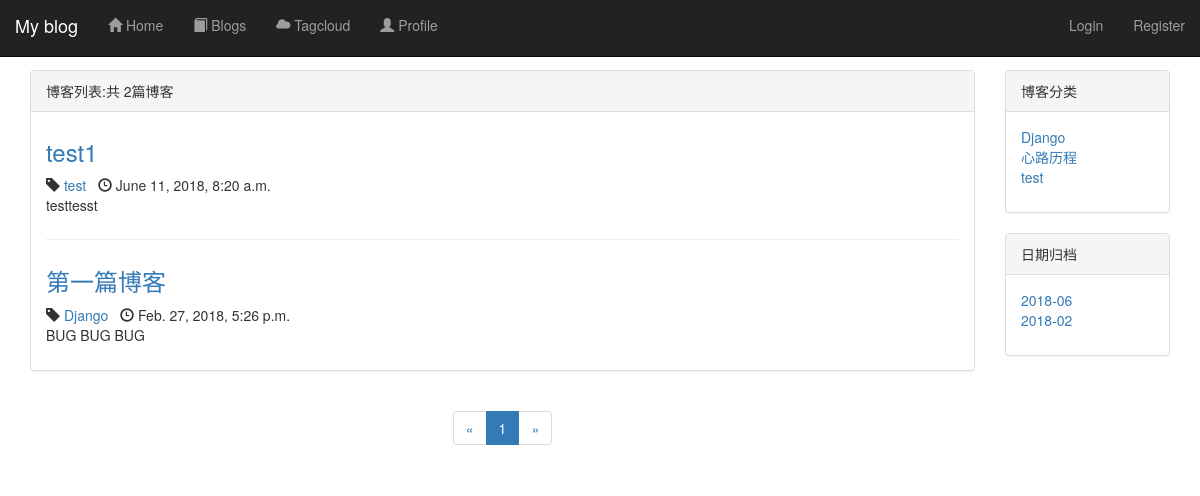
/blog/, run on an earlier commit of the app's database.
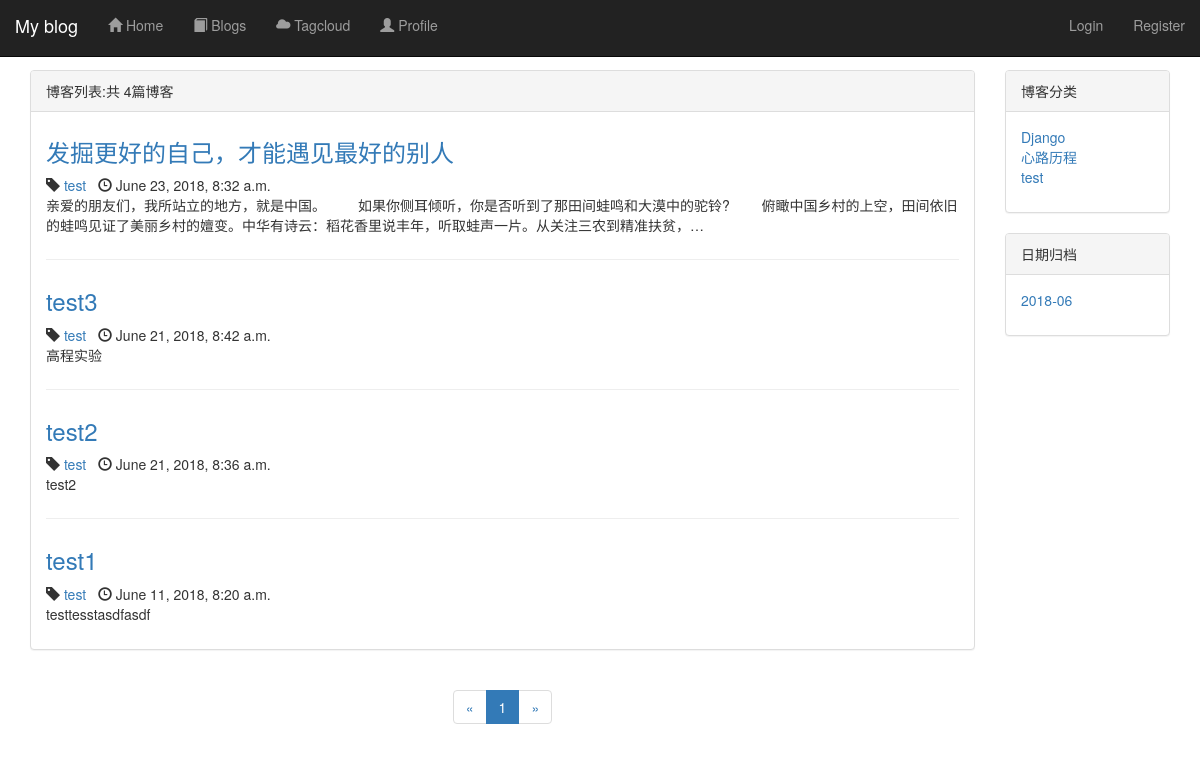
And on a later commit of the database.
### blog/models.py (models this page shows, shortened)
class Blog(models.Model, ReadNumExpandMethod):
    title = models.CharField(max_length=50)
    blog_type = models.ForeignKey(BlogType, on_delete=models.CASCADE)
    content = RichTextUploadingField()
    author = models.ForeignKey(User, on_delete=models.CASCADE)
    read_details = GenericRelation(ReadDetail)
    create_time = models.DateTimeField(auto_now_add=True)
    last_updated_time = models.DateTimeField(auto_now=True)
    class Meta:
        ordering = ['-create_time']

class BlogType(models.Model):
    type_name = models.CharField(max_length=30)
    def __str__(self):
        return self.type_name

### blog/views.py (the view)
# urls.py: path('', views.blog_list, name='blog_list'),
def blog_list(request):
    blogs_all_list = Blog.objects.all()
    paginator = Paginator(blogs_all_list, 10)  # 十个博客进行分页
    page_num = request.GET.get('page', 1)  # get请求获取页码
    page_of_blogs = paginator.get_page(page_num)
    current_page = page_of_blogs.number
    if paginator.num_pages == 1:
        page_range = [1]
    elif current_page == 1 or current_page == 2:
        if paginator.num_pages <= 5:
            page_range = list(range(1, paginator.num_pages))
        else:
            page_range = list([1, 2, 3, 4, 5])
    elif current_page == paginator.num_pages or current_page == paginator.num_pages - 1:
        if paginator.num_pages <= 5:
            page_range = list(range(1, paginator.num_pages))
        else:
            page_range = list([paginator.num_pages - 4, paginator.num_pages - 3, paginator.num_pages - 2,
                               paginator.num_pages - 1, paginator.num_pages])
    else:
        page_range = list(range(max(current_page - 1, 1), current_page)) + \
                     list(range(current_page, min(current_page + 1, paginator.num_pages) + 1))
    if page_range and page_range[0] >= 3:
        page_range.insert(0, '...')
    if page_range and paginator.num_pages - page_range[-1] >= 2:
        page_range.append('...')
    if page_range and page_range[0] != 1:
        page_range.insert(0, 1)
    if page_range and page_range[-1] != paginator.num_pages:
        page_range.append(paginator.num_pages)
    context = {}
    context['blogs'] = page_of_blogs.object_list
    context['page_of_blogs'] = page_of_blogs
    context['blog_types'] = BlogType.objects.all()
    context['page_range'] = page_range
    context['blog_dates'] = Blog.objects.dates(
        'create_time', 'month', order='DESC')
    for_7_days_hot_data = cache.get('for_7_days_hot_data')
    if for_7_days_hot_data is None:
        for_7_days_hot_data = get_seven_days_date()
        cache.set('for_7_days_hot_data', for_7_days_hot_data, 3600)
    context['for_7_days_hot_data'] = for_7_days_hot_data
    return render(request, 'blog_list.html', context)

### blog/views.py (called while the page is built)
def get_seven_days_date():
    today = timezone.now().date()
    date = today - datetime.timedelta(days=7)
    blogs = Blog.objects.filter(read_details__date__lt=today, read_details__date__gt=date). \
        values('id', 'title').annotate(read_num_sum=Sum('read_details__read_num')).order_by('-read_num_sum')
    return blogs

### templates/blog_list.html (shortened to what the changed rows need)
{% extends 'base.html' %}
{% block head_extrends %}
    <link rel="stylesheet" href="/static/blog.css">
{% endblock %}
{% block content %}
    <div class="container">
        <div class="row">
            <div class="col-sm-8 col-md-9 col-lg-10">
                <div class="panel panel-default">
                    <div class="panel-heading">{% block blog_list_title %}博客列表:共{% endblock %}
                        {% block sum_up %}{{ page_of_blogs.paginator.count }}{% endblock %}篇博客
                    </div>
                    <div class="panel-body">
                        {% for blog in blogs %}
                            <div class="blog">
                                <h3><a href="/blog/{{ blog.pk }}">
                                    {{ blog.title }}
                                </a></h3>
                                <p class="blog-info">
                                    <span class="glyphicon glyphicon-tag"></span>
                                    <a href="/blog/type/{{ blog.blog_type_id }}">{{ blog.blog_type }}</a>
                                    <span class="glyphicon glyphicon-time"></span>
                                    {{ blog.create_time }}
                                </p>
                                <p>{{ blog.content|striptags|truncatechars:120 }}</p>
                            </div>
                        {% empty %}
                            <div class="blog">
                                <h3><p>暂无博客，敬请期待</p></h3>
                            </div>
                        {% endfor %}
                    </div>
                </div>
                <div class="paginator">
                    <ul class="pagination">
                        {% for page_num in page_range %}
                            {% if page_num == page_of_blogs.number %}
                                <li class="active"><a href="?page={{ page_num }}">{{ page_num }}</a></li>
                            {% else %}
                                {% if page_num == '...' %}
                                    <li><span>{{ page_num }}</span></li>
                                {% else %}
                                    <li><a href="?page={{ page_num }}">{{ page_num }}</a></li>
                                {% endif %}
                            {% endif %}
                        {% endfor %}
                    </ul>
                </div>
            </div>
            <div class="hidden-xs col-sm-4 col-md-3 col-lg-2 ">
                <div class="panel panel-default">
                    <div class="panel-body">
                        <ul class="blog-types">
                            {% for blog_type in blog_types %}
                                <li>
                                    <a href="/blog/type/{{ blog_type.id }}">{{ blog_type.type_name }}</a>
                                </li>
                            {% empty %}
                                <li>暂无分类</li>
                            {% endfor %}
                        </ul>
                    </div>
                </div>
                <div class="panel panel-default">
                    <div class="panel-body">
                        <ul class="blog-types">
                            {% for blog_date in blog_dates %}
                                <li>
                                    <a href="{% url 'blogs_with_date' blog_date.year blog_date.month %}">
                                        {{ blog_date|date:"Y-m" }}
                                    </a>
                                </li>
                            {% empty %}
                                <li>暂无分类</li>
                            {% endfor %}
                        </ul>
                    </div>
                </div>
            </div>
        </div>
    </div>
{% endblock %}

What changed in the data, as far as the page shows it:
removed Blog: title "第一篇博客", blog_type "Django", create_time "Feb. 27, 2018, 5:26 p.m.", content "BUG BUG BUG"
added Blog: title "发掘更好的自己，才能遇见最好的别人", blog_type "test", create_time "June 23, 2018, 8:32 a.m.", content "亲爱的朋友们，我所站立的地方，就是中国。 如果你侧耳倾听，你是否听到了那田间蛙鸣和大漠中的驼铃? 俯瞰中国乡村的上空，田间依旧的蛙鸣见证了美丽乡村的嬗变。中华有诗云：稻花香里说丰年，听取蛙声一片。从关注三农到精准扶贫，…"
added Blog: title "test3", blog_type "test", create_time "June 21, 2018, 8:42 a.m.", content "高程实验"
added Blog: title "test2", blog_type "test", create_time "June 21, 2018, 8:36 a.m.", content "test2"
changed Blog "test1": content "testtesst" → "testtesstasdfasdf"
Also different on the page:
{{ page_of_blogs.paginator.count }}: "2" → "4"
list line gone: "2018-02"
